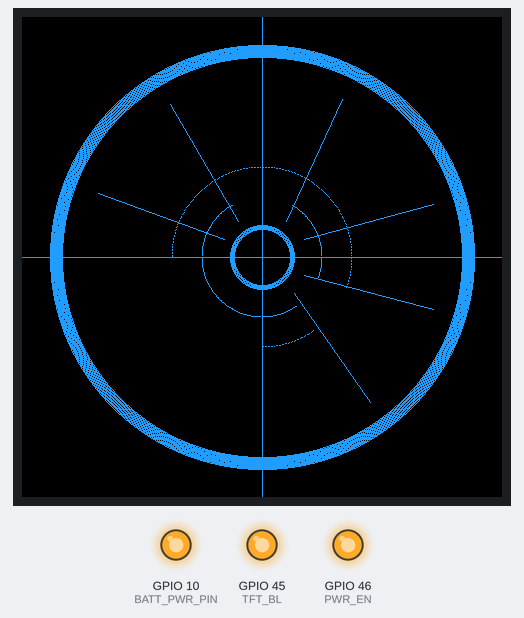
Bench run of a program on a simulated ESP32-S3. Parts: 480×480 colour display, output pins drawn as LEDs (lit = HIGH). What the program prints to the serial monitor is not drawn.

Above: at 2.1 s.

The program:

main.cpp
```cpp
#include <Arduino.h>
#include <LovyanGFX.hpp>
#include <Wire.h>
#include "aurebesh_font.h"

// Power control pins
#define BATT_PWR_PIN 10      // Battery power control pin
#define TFT_BL 45            // Backlight control
#define PWR_EN 46            // Power enable pin
#define I2C_SDA 17           // I2C data pin for power management
#define I2C_SCL 18           // I2C clock pin for power management

class LGFX : public lgfx::LGFX_Device
{
    lgfx::Panel_ST7796 _panel_instance;
    lgfx::Bus_Parallel8 _bus_instance;

public:
    LGFX(void)
    {
        {
            auto cfg = _bus_instance.config();
            cfg.port = 0;
            cfg.freq_write = 40000000;
            cfg.pin_wr = 47;
            cfg.pin_rd = -1;
            cfg.pin_rs = 0;
            cfg.pin_d0 = 9;
            cfg.pin_d1 = 46;
            cfg.pin_d2 = 3;
            cfg.pin_d3 = 8;
            cfg.pin_d4 = 18;
            cfg.pin_d5 = 17;
            cfg.pin_d6 = 16;
            cfg.pin_d7 = 15;
            _bus_instance.config(cfg);
            _panel_instance.setBus(&_bus_instance);
        }

        {
            auto cfg = _panel_instance.config();
            cfg.pin_cs = -1;
            cfg.pin_rst = 4;
            cfg.pin_busy = -1;
            cfg.memory_width = 480;
            cfg.memory_height = 480;
            cfg.panel_width = 480;
            cfg.panel_height = 480;
            cfg.offset_x = 0;
            cfg.offset_y = 0;
            cfg.offset_rotation = 0;
            cfg.dummy_read_pixel = 8;
            cfg.dummy_read_bits = 1;
            cfg.readable = true;
            cfg.invert = true;
            cfg.rgb_order = false;
            cfg.dlen_16bit = false;
            cfg.bus_shared = true;
            _panel_instance.config(cfg);
        }
        setPanel(&_panel_instance);
    }
};

LGFX lcd;

// Display constants
const int TFT_WIDTH = 480;
const int CENTER = 240;
const int TEXT_LINES[4][2] = {{60, 280}, {70, 320}, {88, 360}, {140, 400}};

// Colors
#define COLOR_TACTICAL_BLUE 0x24FF
#define COLOR_GREEN 0x07E0
#define COLOR_RED 0xF800
#define COLOR_ORANGE 0xFD20
#define COLOR_YELLOW 0xFFE0
#define COLOR_WHITE 0xFFFF
#define COLOR_BLACK 0x0000

// Tactical Objects (scaled up for 480x480)
const int arcs[5][4] = {
    {300, 380, 60, 0},
    {300, 380, 60, 0},
    {55, 240, 60, 0},
    {55, 90, 90, 0},
    {180, 380, 90, 0}
};

const int angleLines[6][4] = {
    {CENTER + 32, CENTER + 36, 134, 55},
    {CENTER + 42, CENTER + 18, 134, 15},
    {CENTER + 42, CENTER - 18, 134, 345},
    {CENTER + 24, CENTER - 36, 134, 295},
    {CENTER - 24, CENTER - 36, 134, 240},
    {CENTER - 38, CENTER - 18, 134, 200}
};

// Timer structure
typedef struct {
    unsigned long time_start;
    unsigned long durationMs;
} Timer;

void drawLineAtAngle(int x, int y, int length, double angle, uint16_t color) {
    double radians = angle * PI / 180.0;
    int x2 = x + length * cos(radians);
    int y2 = y + length * sin(radians);
    lcd.drawLine(x, y, x2, y2, color);
}

void drawCircleCentered(int r, boolean filled, int increaseWidth, uint16_t color) {
    if (filled) {
        lcd.fillCircle(CENTER, CENTER, r, color);
    } else {
        for (int i = -increaseWidth; i <= increaseWidth; i++) {
            lcd.drawCircle(CENTER, CENTER, r + i, color);
        }
    }
}

void drawArc(int start_degree, int end_degree, int r, uint16_t color) {
    for (int i = start_degree; i <= end_degree; i++) {
        float radian = i * PI / 180.0;
        int x = CENTER + r * cos(radian);
        int y = CENTER + r * sin(radian);
        lcd.drawPixel(x, y, color);
    }
}

void bootTacticalDisplay() {
    // Draw central elements
    drawCircleCentered(CENTER - 34, false, 6, COLOR_TACTICAL_BLUE);
    drawCircleCentered(30, false, 2, COLOR_TACTICAL_BLUE);
    delay(200);

    // Draw arcs
    for (int i = 0; i < 5; i++) {
        for (int j = -arcs[i][3]; j <= arcs[i][3]; j++) {
            drawArc(arcs[i][0], arcs[i][1], arcs[i][2] + j, COLOR_TACTICAL_BLUE);
        }
    }

    // Draw angle lines
    for (int i = 0; i < 6; i++) {
        drawLineAtAngle(angleLines[i][0], angleLines[i][1],
                       angleLines[i][2], angleLines[i][3],
                       COLOR_TACTICAL_BLUE);
    }

    // Draw crosshairs
    lcd.drawLine(CENTER, 0, CENTER, TFT_WIDTH, COLOR_TACTICAL_BLUE);
    lcd.drawLine(0, CENTER, TFT_WIDTH, CENTER, COLOR_TACTICAL_BLUE);
}

void initPower() {
    // Initialize I2C for power management
    Wire.begin(I2C_SDA, I2C_SCL);

    // Configure power control pins
    pinMode(BATT_PWR_PIN, OUTPUT);
    pinMode(PWR_EN, OUTPUT);
    pinMode(TFT_BL, OUTPUT);

    // Enable main power
    digitalWrite(PWR_EN, HIGH);
    delay(100);  // Wait for power to stabilize

    // Enable USB/Battery power path
    digitalWrite(BATT_PWR_PIN, HIGH);
    delay(100);

    // Enable display backlight
    digitalWrite(TFT_BL, HIGH);

    delay(200);  // Give everything time to stabilize
}

void setup() {
    Serial.begin(115200);
    delay(1000);
    Serial.println("Starting ESP32-S3 Display");

    Serial.println("Initializing power...");
    initPower();

    Serial.println("Initializing display...");
    lcd.init();
    Serial.println("Setting rotation...");
    lcd.setRotation(0);
    Serial.println("Setting brightness...");
    lcd.setBrightness(255);  // Maximum brightness
    Serial.println("Filling screen...");
    lcd.fillScreen(COLOR_BLACK);

    Serial.println("Booting tactical display...");
    bootTacticalDisplay();
    Serial.println("Setup complete!");
}

void loop() {
    // Add animation effects here
    delay(100);
}
```

Source omitted: aurebesh_font.h (data table, 2434 bytes)
